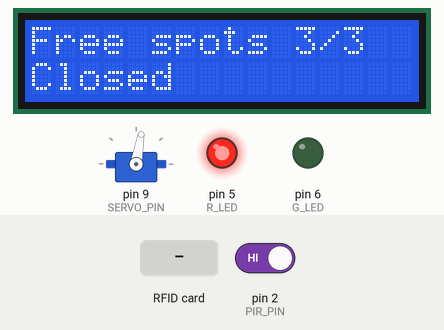
Simulated run of this sketch. Board: Arduino Uno, built with avr-gcc and run on an emulated ATmega328P. On the bench: servo, 16×2 character LCD, output pins drawn as LEDs (lit = HIGH). Inputs (shaded band) come from the test bench; at power-on: pin 2 (PIR_PIN) HIGH. EEPROM starts erased; pins used as bus, display or sensor lines are not drawn.

Above: at 1.3 s.
1.4 s: RFID card 11 3E 6B 05 held to the reader
At 1.59 s:
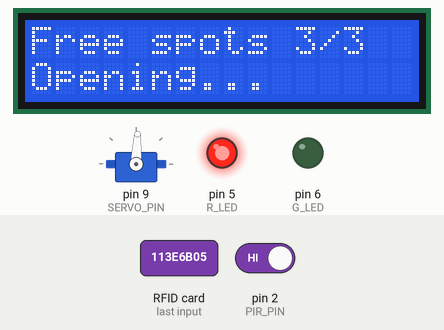
At 3.8 s:
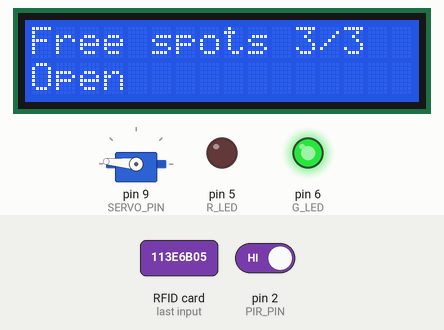
10.1 s: RFID card 5E 7A 19 C4 held to the reader
At 11.0 s:
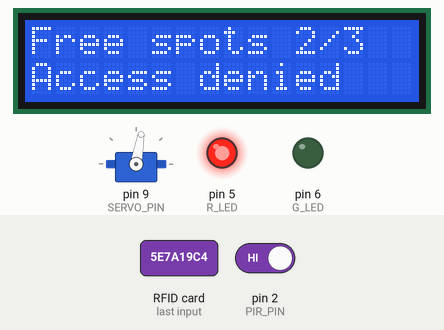
Timing chart, 0 to 13.1 s (numbered marks = the images above; inputs shaded):
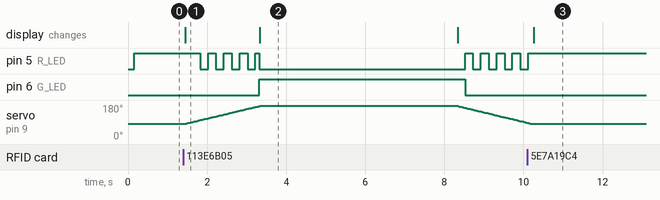

The sketch:

HW4.ino
```cpp
#include <Wire.h>
#include <LiquidCrystal_I2C.h>
#include <Servo.h>
#include <EEPROM.h>
#include <SPI.h>
#include <MFRC522.h>
#include <avr/interrupt.h>

// ------------- Pinai --------------
#define SS_PIN 10 // RFID SS (SDA)
#define RST_PIN 7 // RFID RST
#define PIR_PIN 2 // judesio sensorius
#define SERVO_PIN 9 // mini servo motoriukas
#define R_LED 5 // RGB raudona
#define G_LED 6 // RGB zalia

// ------------- RFID --------------
MFRC522 rfid(SS_PIN, RST_PIN); // sukuriamas RFID objektas

// RFID korteles ir tag'o reiksmes
byte card_UID[] = {0x11, 0x3E, 0x6B, 0x05};
byte tag_UID[] = {0x73, 0x7A, 0x8A, 0x04};

static unsigned long rfidCooldownUntil = 0;

// ------------- LCD I2C -------------
// 0x27 - I2C adresas, 16 simboliu, 2 eilutes
LiquidCrystal_I2C lcd(0x27, 16, 2);

// ------------- Motion --------------
const unsigned long PIR_COOLDOWN_MS = 2000; // kiek laiko po trigerio ignoruojami kiti triggeriai
volatile bool motionDetected = false;
unsigned long pirCooldownUntil = 0; // iki kada ignoruojami nauji triggeriai

// ------------- Servo --------------
// servo padetys
const int SERVO_CLOSED_DEG = 80;
const int SERVO_OPENED_DEG = 175;

const int SERVO_STEP_DEG = 1; // vieno zingsnio kampas
const unsigned long SERVO_STEP_MS = 20; // zingsnio periodas

// servo objektas
Servo servo;
int currentDeg = SERVO_CLOSED_DEG;

const unsigned long OPEN_HOLD_MS = 5000; // kiek laikyti atidarytus vartus

unsigned long tNow = 0;
unsigned long tServo = 0; // paskutinis servo zingsnis
unsigned long tOpenSince = 0; // kada atsidare (OPENED pradzios laikas)

bool ledBlinkOn = false;

// ------------- EEPROM --------------
struct ParkingStats {
  byte magic; // 0xA5 magic baitas
  byte version; // 0x01 versijos numeris
  uint16_t totalSpots; // visu vietu skaicius
  uint16_t freeSpots; // laisvu vietu skaicius
};

const byte MAGIC = 0xA5, VERSION = 0x01;
const int EEPROM_ADDR = 0; // pradzios adresas

ParkingStats stats;
int totalSpots;
int freeSpots;

const uint16_t DEFAULT_TOTAL_SPOTS = 3; // pradinis visu vietu skaicius
const uint16_t DEFAULT_FREE_SPOTS = DEFAULT_TOTAL_SPOTS; // pradinis laisvu vietu sk

// ------------- Busenos --------------
enum GateState {CLOSED, OPENING, OPENED, CLOSING};
GateState gateState = CLOSED;

bool entry = true; // flagas veinkartiniams veiksmams iejus i busena

// paskutine komanda (ivaziuoja ar isvaziuoja)
enum Command {CMD_NONE, CMD_IN, CMD_OUT};
Command lastCmd = CMD_NONE;

volatile bool tick10ms = false; // Timer2 flag'as kas 10 ms

void setup() {
  Serial.begin(9600);
  pinMode(LED_BUILTIN, OUTPUT);
  // PIR
  pinMode(PIR_PIN, INPUT);
  attachInterrupt(digitalPinToInterrupt(PIR_PIN), pirISR, RISING);

  // Servo
  servo.attach(SERVO_PIN);
  servo.write(SERVO_CLOSED_DEG);

  // RGB
  pinMode(R_LED, OUTPUT);
  pinMode(G_LED, OUTPUT);

  // RFID
  SPI.begin(); // paliedziam SPI magistrale
  rfid.PCD_Init(); // inicijuojam RFID

  // I2C LCD
  Wire.begin(); // paleidiam I2C magistrale
  lcd.init(); // inicijuoja I2C LCD
  lcd.backlight(); // ijungia apsvietima

  // Atkomentuoti, jei norima atstatyti pradines reiksmes:
  //saveIfChanged(DEFAULT_TOTAL_SPOTS, DEFAULT_FREE_SPOTS);

  statsLoad();
  totalSpots = stats.totalSpots;
  freeSpots = stats.freeSpots;
  lcdShowFree();
  lcdShowStatus("Closed");

  // Timer2 - 100 Hz (kas 10 ms) CTC rezimas
  cli(); // isjungia interruptus
  TCCR2A = 0;
  TCCR2B = 0;
  TCCR2A |= (1 << WGM21); // CTC mode (Clear Timer on Compare Match) - resetinasi ties OCR2A
  TCCR2B |= (1 << CS22) | (1 << CS21) | (1 << CS20); // prescaler 1024
  OCR2A = 155; // 16MHz(16000000)/1024/100 = 156.25 => 156-1=155 (100 Hz => 10 ms)
  TIMSK2 |= (1 << OCIE2A); //
  sei(); // ijungia interruptus
}

void loop() {
  tNow = millis();

  static uint8_t blinkDiv = 0; // 200 ms = 20 * 10 ms
  bool do10ms = false; noInterrupts();

  if (tick10ms) {
    tick10ms = false;
    do10ms = true;
  }
  interrupts();

  if (do10ms) {
    // LED mirksejimas tik atidarinejant/uzdarinejant
    if (gateState == OPENING || gateState == CLOSING) {
      if (++blinkDiv >= 20 ) { // kas 200 ms
        blinkDiv = 0;
        ledBlinkOn = !ledBlinkOn;
        setColor(ledBlinkOn ? 255 : 0, 0);
      }
    } else {
      blinkDiv = 0; // kitos busenos - mirksejimo nedarom
    }
  }

  switch(gateState) {
    case CLOSED: {
      if (entry) {
        setColor(255, 0); // raudonai dega
        lcdShowFree();
        lcdShowStatus("Closed");
        entry = false;
      }

      // Jei aptiktas judejimas -> isvaziavimas
      if (pirTriggered()) {
        lastCmd = CMD_OUT;
        gateState = OPENING;
        entry = true; break;
      }

      // Ivazivimo triggeris (RFID nuskaitymas)
      if (millis() >= rfidCooldownUntil &&
          rfid.PICC_IsNewCardPresent() && rfid.PICC_ReadCardSerial()) {
        const byte* u = rfid.uid.uidByte; // rodykle i nuskaityta UID
        byte n = rfid.uid.size; // UID baitu dydis

        //for (byte i=0;i<n;i++){ Serial.print(u[i], HEX); Serial.print(i+1<n?' ':'\n'); }

        // Patikrinimas, ar nuskanuotas UID sutampa su leidziamais
        bool ok = rfidUIDCompare(u, n, card_UID, sizeof(card_UID)) || rfidUIDCompare(u, n, tag_UID, sizeof(tag_UID));
        rfid.PICC_HaltA();
        rfid.PCD_StopCrypto1();
        rfidCooldownUntil = millis() + 300;

        if (ok) { // jei UID leidizmas
          if (freeSpots > 0) {
            lastCmd = CMD_IN;
            gateState = OPENING;
            entry = true;
          } else {
            lcdShowFree();
            lcdShowStatus("Parking is full");
          }
        } else {
          lcdShowStatus("Access denied");
        }
      }
      break;
    }

    case OPENING: {
      if (entry) {
        ledBlinkOn = false;
        tServo = tNow;
        lcdShowFree();
        lcdShowStatus("Opening...");
        entry = false;
      }

      servoMoving(SERVO_OPENED_DEG);

      if (currentDeg == SERVO_OPENED_DEG) {
        gateState = OPENED;
        entry = true;
      }
      break;
    }

    case OPENED: {
      if (entry) {
        setColor(0, 255); // zaliai dega
        tOpenSince = tNow;
        lcdShowFree();
        lcdShowStatus("Open");
        entry = false;
      }

      if (tNow - tOpenSince >= OPEN_HOLD_MS) {
        gateState = CLOSING;
        entry = true;
      }
      break;
    }

    case CLOSING: {
      if (entry) {
        ledBlinkOn = false;
        tServo = tNow;
        lcdShowFree();
        lcdShowStatus("Closing...");
        entry = false;
      }

      servoMoving(SERVO_CLOSED_DEG);

      if (currentDeg == SERVO_CLOSED_DEG) {
        if (lastCmd == CMD_IN && freeSpots > 0) {
          freeSpots--;
        } else if (lastCmd == CMD_OUT && freeSpots < totalSpots) {
          freeSpots++;
        }
        lastCmd = CMD_NONE;
        saveIfChanged(totalSpots, freeSpots);

        gateState = CLOSED;
        entry = true;
      } break;
    }
  }
}

// ------------- RGB LED --------------
void setColor(int redValue, int greenValue) {
  analogWrite(R_LED, redValue);
  analogWrite(G_LED, greenValue);
}

// ------------- Servo uzdarymas/atidarymas --------------
void servoMoving (int targetDeg) {
  if (tNow - tServo < SERVO_STEP_MS) return;
  tServo += SERVO_STEP_MS;

  if (currentDeg < targetDeg) { // atidarymas
    currentDeg += SERVO_STEP_DEG;
    if (currentDeg > targetDeg)
      currentDeg = targetDeg;
  } else if (currentDeg > targetDeg) { // uzdarymas
    currentDeg -= SERVO_STEP_DEG;
    if (currentDeg < targetDeg)
      currentDeg = targetDeg;
  } servo.write(currentDeg);
}

// ------------- LCD --------------
void lcdShowFree() {
  lcd.clear();
  lcd.setCursor(0, 0);
  lcd.print("Free spots ");
  lcd.print(freeSpots);
  lcd.print("/");
  lcd.print(totalSpots);
}

void lcdShowStatus(const char* s) {
  lcd.setCursor(0, 1);
  lcd.print(" ");
  lcd.setCursor(0, 1);
  lcd.print(s);
}

// ------------- EEPROM --------------
void statsLoad() {
  EEPROM.get(EEPROM_ADDR, stats);
  bool bad = (stats.magic != MAGIC || stats.version != VERSION);

  if (bad) {
    stats.magic = MAGIC;
    stats.version = VERSION;
    stats.totalSpots = DEFAULT_TOTAL_SPOTS;
    stats.freeSpots = DEFAULT_FREE_SPOTS;
    EEPROM.put(EEPROM_ADDR, stats);
  }
}

void saveIfChanged (int newTotal, int newFree) {
  bool need = false;
  if(stats.totalSpots != newTotal) {
    stats.totalSpots = newTotal;
    need = true;
  }
  if (stats.freeSpots != newFree) {
    stats.freeSpots = newFree;
    need = true;
  }
  if (need) EEPROM.put(EEPROM_ADDR, stats);
}

// ----------- Timer2 --------------
ISR(TIMER2_COMPA_vect) {
  tick10ms = true;
}

// ----------- RFID --------------
bool rfidUIDCompare(byte *readUID, byte readSize, byte *knownUID, byte knownSize) {
  if (readSize != knownSize) // jei skiriasi UID ilgiai - netinka
    return false;
  for (byte i = 0; i < readSize; i++) { // einam per visus baitus
    if (readUID[i] != knownUID[i]) // jei bent vienas skiriasi - netinka
      return false;
  }
  return true; // visi baitai sutapo - tinka
}

// ----------- PIR --------------
void pirISR() {
  motionDetected = true;
}

bool pirTriggered() {
  if (tNow < pirCooldownUntil) {
    noInterrupts();
    motionDetected = false;
    interrupts();
    return false;
  }

  noInterrupts();
  bool fired = motionDetected;
  motionDetected = false;
  interrupts();

  if (!fired) return false;

  pirCooldownUntil = tNow + PIR_COOLDOWN_MS;
  return true;
}
```

Measured:
- after the input at 1.4 s, pin 5 (R_LED): goes 3 × (LOW 0.20 s, HIGH 0.20 s), LOW 0.20 s, HIGH 0.09 s, LOW 5.2 s, 3 × (HIGH 0.20 s, LOW 0.20 s), HIGH 0.20 s, then LOW, starting after 0.43 s; pin 6 (G_LED): LOW → HIGH after 1.9 s, → LOW 5.2 s later
- after the input at 10.1 s, the display: changes after 0.16 s (image 3)
- what the display in image 2 shows lasts 5.0 s, from 3.3 s to 8.3 s
